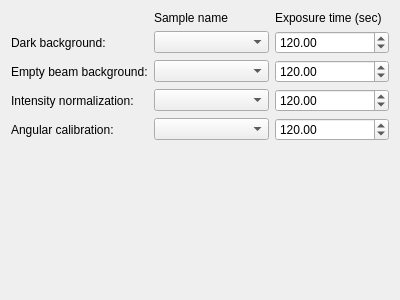
<?xml version="1.0" encoding="UTF-8"?>
<ui version="4.0">
 <class>WizardPage</class>
 <widget class="QWizardPage" name="WizardPage">
  <property name="geometry">
   <rect>
    <x>0</x>
    <y>0</y>
    <width>400</width>
    <height>300</height>
   </rect>
  </property>
  <property name="windowTitle">
   <string>WizardPage</string>
  </property>
  <property name="title">
   <string>Calibrants</string>
  </property>
  <property name="subTitle">
   <string>Select calibrant samples</string>
  </property>
  <layout class="QGridLayout" name="gridLayout">
   <item row="4" column="2">
    <widget class="QDoubleSpinBox" name="qExpTimeDoubleSpinBox">
     <property name="minimum">
      <double>0.010000000000000</double>
     </property>
     <property name="maximum">
      <double>3600.000000000000000</double>
     </property>
     <property name="value">
      <double>120.000000000000000</double>
     </property>
    </widget>
   </item>
   <item row="4" column="1">
    <widget class="QComboBox" name="qComboBox"/>
   </item>
   <item row="4" column="0">
    <widget class="QLabel" name="label_6">
     <property name="text">
      <string>Angular calibration:</string>
     </property>
    </widget>
   </item>
   <item row="3" column="2">
    <widget class="QDoubleSpinBox" name="intensityExpTimeDoubleSpinBox">
     <property name="minimum">
      <double>0.010000000000000</double>
     </property>
     <property name="maximum">
      <double>3600.000000000000000</double>
     </property>
     <property name="value">
      <double>120.000000000000000</double>
     </property>
    </widget>
   </item>
   <item row="1" column="1">
    <widget class="QComboBox" name="darkComboBox"/>
   </item>
   <item row="2" column="0">
    <widget class="QLabel" name="label_4">
     <property name="text">
      <string>Empty beam background:</string>
     </property>
    </widget>
   </item>
   <item row="2" column="1">
    <widget class="QComboBox" name="emptyComboBox"/>
   </item>
   <item row="0" column="1">
    <widget class="QLabel" name="label_2">
     <property name="text">
      <string>Sample name</string>
     </property>
    </widget>
   </item>
   <item row="0" column="2">
    <widget class="QLabel" name="label_3">
     <property name="text">
      <string>Exposure time (sec)</string>
     </property>
    </widget>
   </item>
   <item row="2" column="2">
    <widget class="QDoubleSpinBox" name="emptyExpTimeDoubleSpinBox">
     <property name="minimum">
      <double>0.010000000000000</double>
     </property>
     <property name="maximum">
      <double>3600.000000000000000</double>
     </property>
     <property name="value">
      <double>120.000000000000000</double>
     </property>
    </widget>
   </item>
   <item row="3" column="1">
    <widget class="QComboBox" name="intensityComboBox"/>
   </item>
   <item row="3" column="0">
    <widget class="QLabel" name="label_5">
     <property name="text">
      <string>Intensity normalization:</string>
     </property>
    </widget>
   </item>
   <item row="1" column="0">
    <widget class="QLabel" name="label">
     <property name="text">
      <string>Dark background:</string>
     </property>
    </widget>
   </item>
   <item row="1" column="2">
    <widget class="QDoubleSpinBox" name="darkExpTimeDoubleSpinBox">
     <property name="minimum">
      <double>0.010000000000000</double>
     </property>
     <property name="maximum">
      <double>3600.000000000000000</double>
     </property>
     <property name="value">
      <double>120.000000000000000</double>
     </property>
    </widget>
   </item>
   <item row="5" column="0" colspan="3">
    <spacer name="verticalSpacer">
     <property name="orientation">
      <enum>Qt::Vertical</enum>
     </property>
     <property name="sizeHint" stdset="0">
      <size>
       <width>0</width>
       <height>0</height>
      </size>
     </property>
    </spacer>
   </item>
  </layout>
 </widget>
 <tabstops>
  <tabstop>darkComboBox</tabstop>
  <tabstop>darkExpTimeDoubleSpinBox</tabstop>
  <tabstop>emptyComboBox</tabstop>
  <tabstop>emptyExpTimeDoubleSpinBox</tabstop>
  <tabstop>intensityComboBox</tabstop>
  <tabstop>intensityExpTimeDoubleSpinBox</tabstop>
  <tabstop>qComboBox</tabstop>
  <tabstop>qExpTimeDoubleSpinBox</tabstop>
 </tabstops>
 <resources/>
 <connections/>
</ui>
